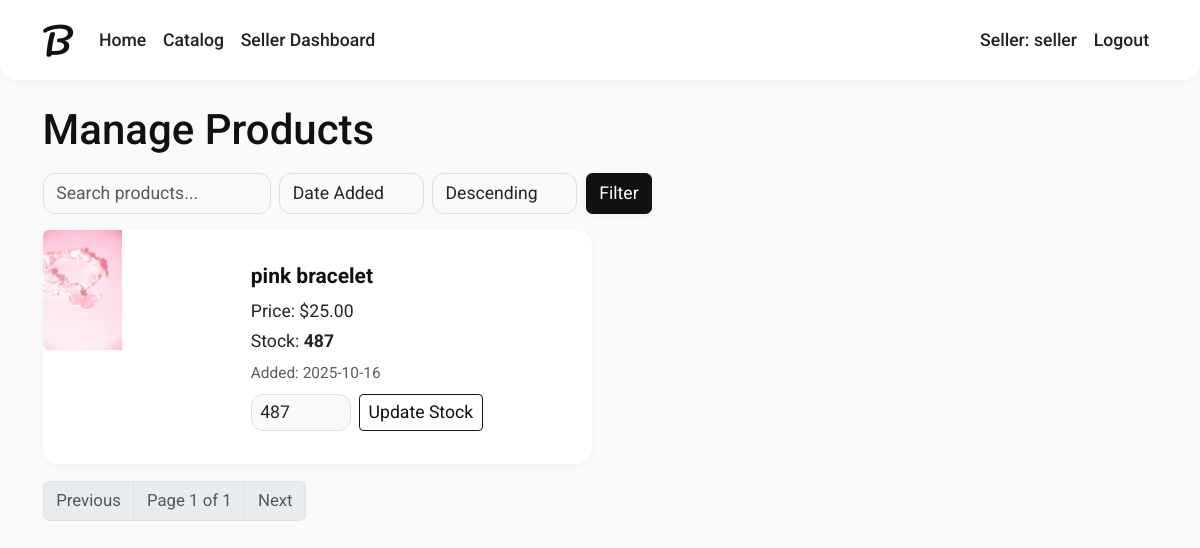
The app's page /seller/manage-products/ (signed in), older data.
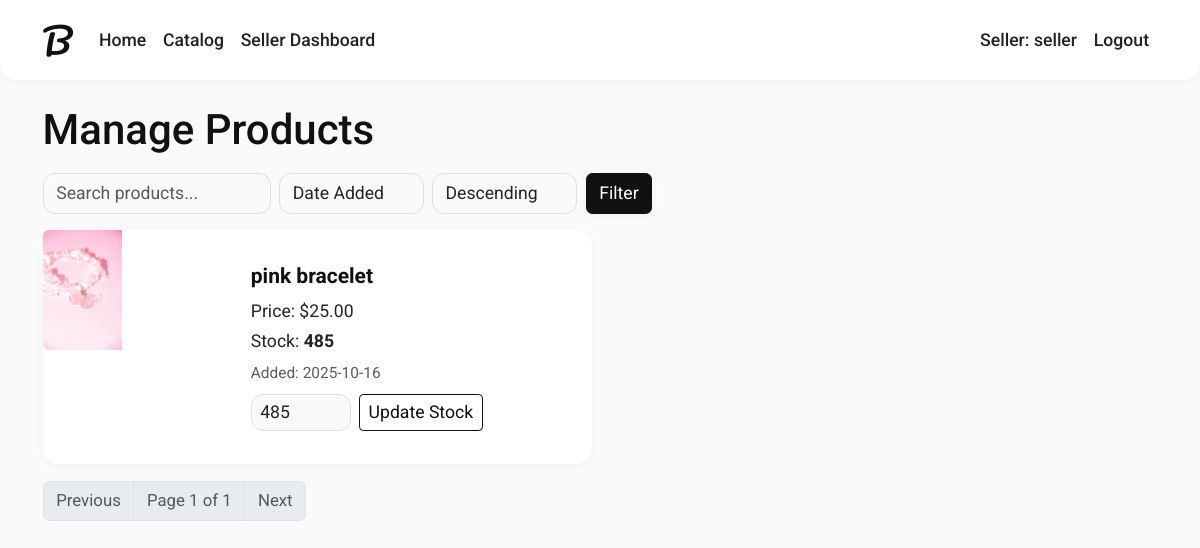
The same page, newer data.
### shop/models.py (models this page shows, shortened)
class Product(models.Model):
    name = models.CharField(max_length=100)
    price = models.DecimalField(max_digits=8, decimal_places=2)
    image = models.ImageField(upload_to='product_images/')
    created_by = models.ForeignKey(SellerProfile, on_delete=models.CASCADE)
    stock = models.PositiveIntegerField(default=0)
    created_at = models.DateTimeField(auto_now_add=True, null=True, blank=True)

### shop/views.py (the view, shortened to what this page needs)
# urls.py: path('seller/manage-products/', views.manage_products_list, name='manage_products_list'),
def manage_products_list(request):
    if not request.user.is_authenticated or not hasattr(request.user, 'sellerprofile'):
        return redirect('login')
    seller_profile = request.user.sellerprofile
    qs = Product.objects.filter(created_by=seller_profile)
    sort_by = request.GET.get('sort_by', 'created_at')
    sort_dir = request.GET.get('sort_dir', 'desc')
    search = request.GET.get('search', '').strip()
    if search:
        qs = qs.filter(name__icontains=search)
    allowed_order_fields = {'price', 'stock', 'created_at'}
    if sort_by not in allowed_order_fields:
        sort_by = 'created_at'
    order_field = sort_by if sort_dir == 'asc' else f"-{sort_by}"
    qs = qs.order_by(order_field)
    paginator = Paginator(qs, 10)
    page_number = request.GET.get('page')
    page_obj = paginator.get_page(page_number)
    return render(request, 'shop/manage_products.html', {
        'page_obj': page_obj,
        'filters': {
            'search': search or '',
            'sort_by': sort_by,
            'sort_dir': sort_dir,
        },
    })

### shop/templates/shop/manage_products.html (shortened to what this page needs)
{% extends 'shop/base.html' %}
{% block content %}
<h1 class="mb-3">Manage Products</h1>
<form method="get" class="row g-2 mb-3">
	<div class="col-auto">
		<input type="search" name="search" class="form-control" placeholder="Search products..." value="{{ filters.search }}">
	</div>
	<div class="col-auto">
		<select name="sort_by" class="form-select">
			<option value="created_at" {% if filters.sort_by == 'created_at' %}selected{% endif %}>Date Added</option>
		</select>
	</div>
	<div class="col-auto">
		<select name="sort_dir" class="form-select">
			<option value="desc" {% if filters.sort_dir == 'desc' %}selected{% endif %}>Descending</option>
		</select>
	</div>
	<div class="col-auto">
		<button class="btn btn-primary">Filter</button>
	</div>
</form>
{% if page_obj.object_list %}
	<div class="row g-3">
		{% for product in page_obj.object_list %}
            {% if not product.name|slice:":7" == "Custom:" %}
			<div class="col-md-6">
				<div class="card">
					<div class="row g-0">
						<div class="col-4">
							{% if product.image %}
								<img src="{{ product.image.url }}" class="img-fluid rounded-start" style="height:120px;object-fit:cover;">
							{% else %}
								<div class="bg-light d-flex align-items-center justify-content-center" style="height:120px;">No image</div>
							{% endif %}
						</div>
						<div class="col-8">
							<div class="card-body">
								<h5 class="card-title">{{ product.name }}</h5>
								<p class="card-text mb-1">Price: ${{ product.price }}</p>
								<p class="card-text mb-1">Stock: <strong id="stock-{{ product.id }}">{{ product.stock }}</strong></p>
								<small class="text-muted">Added: {{ product.created_at|date:"Y-m-d" }}</small>
								<form method="post" class="mt-2 d-flex align-items-center gap-2">
									<input type="number" name="new_stock" min="0" value="{{ product.stock }}" class="form-control form-control-sm" style="width:100px;">
									<button type="submit" name="update_stock" class="btn btn-sm btn-outline-primary">Update Stock</button>
								</form>
							</div>
						</div>
					</div>
				</div>
			</div>
            {% endif %}
		{% endfor %}
	</div>
	<nav class="mt-3">
		<ul class="pagination">
			{% if page_obj.has_previous %}
			<li class="page-item"><a class="page-link" href="?{% for k,v in request.GET.items %}{% if k != 'page' %}{{ k }}={{ v|urlencode }}&{% endif %}{% endfor %}page={{ page_obj.previous_page_number }}">Previous</a></li>
			{% else %}
			<li class="page-item disabled"><span class="page-link">Previous</span></li>
			{% endif %}
			<li class="page-item disabled"><span class="page-link">Page {{ page_obj.number }} of {{ page_obj.paginator.num_pages }}</span></li>
			{% if page_obj.has_next %}
			<li class="page-item"><a class="page-link" href="?{% for k,v in request.GET.items %}{% if k != 'page' %}{{ k }}={{ v|urlencode }}&{% endif %}{% endfor %}page={{ page_obj.next_page_number }}">Next</a></li>
			{% else %}
			<li class="page-item disabled"><span class="page-link">Next</span></li>
			{% endif %}
		</ul>
	</nav>
{% else %}
	<p>No products found.</p>
{% endif %}
{% endblock %}

Row changes from the older to the newer data that the page shows:
changed Product "pink bracelet": stock "487" → "485"; new_stock "487" → "485"
